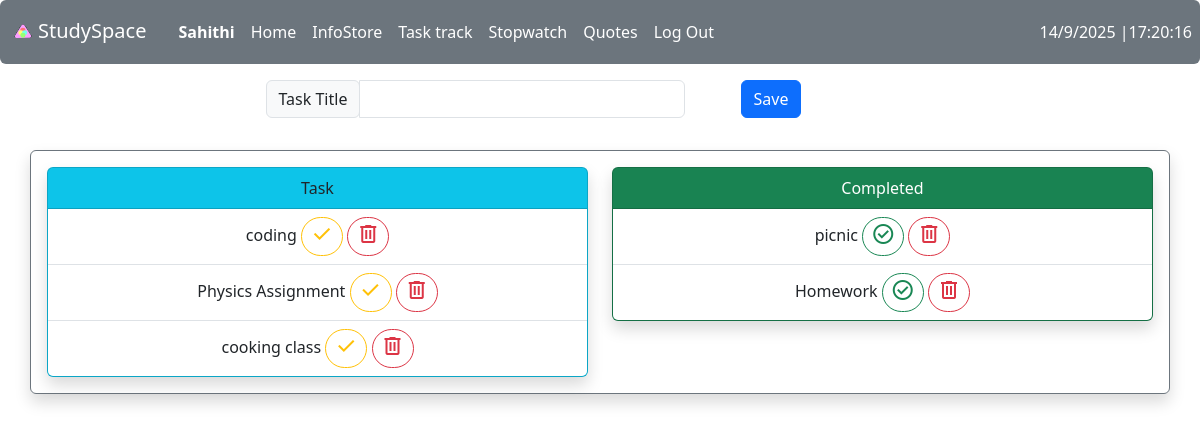
The app's page /task (signed in) with its own data.
### studyspace/models.py (models this page shows)
class User(AbstractUser):
    pass

class Tasks(models.Model):
    user = models.ForeignKey(User, on_delete=models.CASCADE)
    name = models.CharField(max_length=100)
    is_active = models.BooleanField(default=True)
    created_at = models.DateTimeField(auto_now=True)

### studyspace/views.py (the view)
# urls.py: path('task', views.task, name='task'),
def task(request):
    T = Tasks.objects.filter(user=request.user, is_active = True).order_by('-created_at')
    C = Tasks.objects.filter(user=request.user, is_active = False).order_by('-created_at')
    return render(request, "studyspace/task.html", {
        'T': T,
        'C': C
    })

### studyspace/templates/studyspace/task.html (shortened to what this page needs)
{% extends "studyspace/layout.html" %}
{% block body %}
    <div class="container d-inline-block">
        <div class="row justify-content-center">
            <div class="col-5">
                <div class="input-group p-3 mb-3">
                        <div class="input-group-prepend">
                            <span class="input-group-text">Task Title</span>
                        </div>
                        {% if t is None %}
                            <input id="title" autofocus type="text" class="form-control">
                        {% else %}
                            <input type="hidden" id="item_id" value="{{ t.id }}">
                            <input id="title" autofocus type="text" class="form-control" value="{{ t.title }}">
                        {% endif %}
                    </div>
            </div>
            <div class="col-2">
                <button id='save' data-csrf-token="{{ csrf_token }}" type='button' class="btn btn-primary float-right m-3">Save</button>
            </div>
        </div>
    </div>
    <div class="container border border-secondary rounded p-3 text-center shadow">
        <div class="row">
            <div class="col md-6">
                <div class="card text-dark bg-info shadow">
                    <div class="card-header">Task</div>
                    <ul class="list-group list-group-flush">
                        {% for i in T %}
                            <li class="list-group-item">{{ i.name }}
                                <a href="{% url 'check' i.id %}" class="btn btn-outline-warning btn-sm rounded-pill">
                                    <span class="material-symbols-outlined">check</span>
                                </a>
                                <a href="{% url 'delete_task' i.id %}" class="btn btn-outline-danger btn-sm rounded-pill">
                                    <span class="material-symbols-outlined">delete</span>
                                </a>
                            </li>
                        {% endfor %}
                    </ul>
                </div>
            </div>
            <div class="col md-6">
                <div class="card text-white bg-success shadow">
                    <div class="card-header">Completed</div>
                    <ul class="list-group list-group-flush">
                        {% for j in C %}
                            <li class="list-group-item">{{ j.name }}
                                <a href="{% url 'check' j.id %}" class="btn btn-outline-success btn-sm rounded-pill">
                                    <span class="material-symbols-outlined">check_circle</span>
                                </a>
                                <a href="{% url 'delete_task' j.id %}" class="btn btn-outline-danger btn-sm rounded-pill">
                                    <span class="material-symbols-outlined">delete</span>
                                </a>
                            </li>
                        {% endfor %}
                    </ul>
                </div>
            </div>
        </div>
    </div>
{% endblock %}

### studyspace/templates/studyspace/layout.html (shortened to what this page needs)
{% load static %}
<!DOCTYPE html>
<html lang="en">
    <head>
        <link href="https://cdn.jsdelivr.net/npm/bootstrap@5.3.3/dist/css/bootstrap.min.css" rel="stylesheet">
        <link href="{% static 'style.css' %}" rel="stylesheet">
    </head>
    <body>
        <nav class="navbar navbar-expand-lg navbar-light bg-secondary rounded">
            {% if user.is_authenticated %}
                <a class="navbar-brand p-2 text-white" href="{% url 'index' %}"><img src="{% static 'Frame 1 (1).svg' %}" width="30" height="30" alt="">StudySpace</a>
            {% else %}
                <a class="navbar-brand p-2 text-white" href="{% url 'index' %}">StudySpace</a>
            {% endif %}
            <div>
                {% if user.is_authenticated %}
              <ul class="navbar-nav mr-auto">
                    <li class="nav-item">
                        <a class="nav-link text-white" href="#"><strong>{{ user.username }}</strong></a>
                    </li>
                    <li class="nav-item">
                        <a class="nav-link text-white" href="{% url 'index' %}">Home</a>
                    </li>
                    <li class="nav-item">
                        <a class="nav-link text-white" href="{% url 'list' %}">InfoStore</a>
                    </li>
                    <li class="nav-item">
                        <a class="nav-link text-white" href="{% url 'task' %}">Task track</a>
                    </li>
                    <li class="nav-item">
                        <a class="nav-link text-white" href="{% url 'watch' %}">Stopwatch</a>
                    </li>
                    <li class="nav-item">
                        <a class="nav-link text-white" href="{% url 'quotes' %}">Quotes</a>
                    </li>
                    <li class="nav-item">
                        <a class="nav-link text-white" href="{% url 'logout' %}">Log Out</a>
                    </li>
                     <li class="nav-item">
                        <a id="date" class="nav-link text-white position-absolute end-0 p-2"></a>
                </li>
                {% endif %}
              </ul>
            </div>
          </nav>
            <div class="body">
                {% block body %}
                {% endblock %}
            </div>
    </body>
</html>

### studyspace/static/style.css (style rules this page uses)
.material-symbols-outlined { font-variation-settings: 'FILL' 0, 'wght' 400, 'GRAD' 0, 'opsz' 24 }

### records on screen
User: username "Sahithi"
Tasks: name "coding"
Tasks: name "Physics Assignment"
Tasks: name "cooking class"
Tasks: name "picnic"
Tasks: name "Homework"
